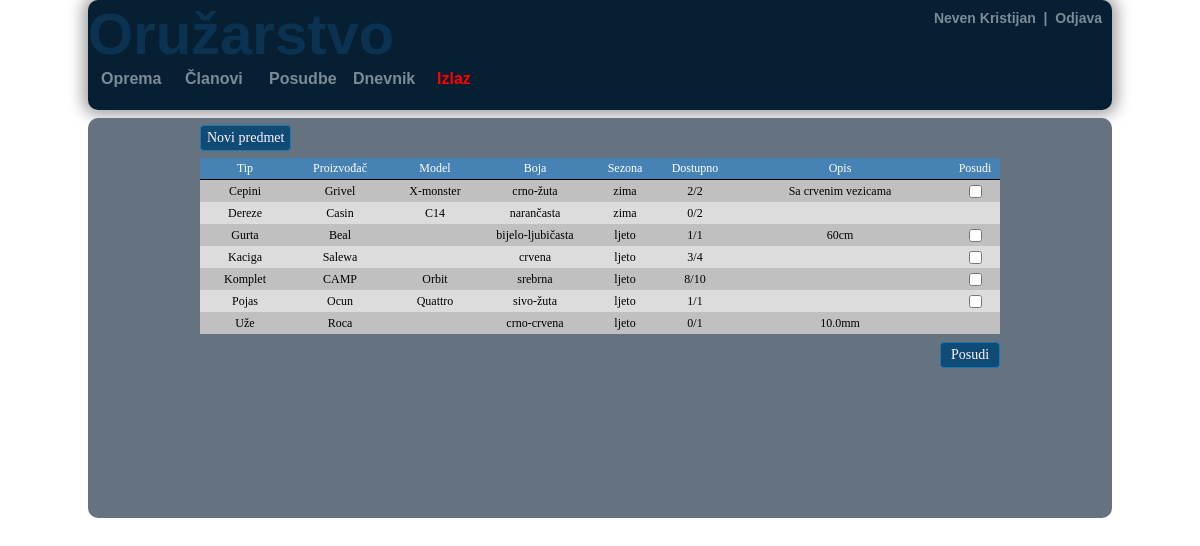
Page /items.php (signed in) on the committed database.
### tables this page shows
CREATE TABLE members(
`m_id` INT NOT NULL AUTO_INCREMENT,
`first_name` VARCHAR(100),
`last_name` VARCHAR(100),
`username` VARCHAR(100),
`password` VARCHAR(100),
`email` VARCHAR(100),
`phone_number` VARCHAR(100),
`date_created` DATETIME,
`account_active` TINYINT,
`account_admin` TINYINT,
PRIMARY KEY (m_id)
);

CREATE TABLE items(
`i_id` INT NOT NULL AUTO_INCREMENT,
`type` VARCHAR(100),
`brand` VARCHAR(100),
`model` VARCHAR(100),
`color` VARCHAR(100),
`season` VARCHAR(100),
`quantity` INT,
`available` INT,
`description` VARCHAR(100),
PRIMARY KEY (i_id)
);

### items.php (the view, shortened to what this page needs)
<?php
include 'html/administration_html_top.php';
?>
	<?php
		include 'scripts\db_con.php';
		echo "<div id=\"content-header1\">
			  <a href=\"new_item_form.php\"><input type=\"button\" class=\"button1\"value=\"Novi predmet\"></a>
			  </div>";
		$result =  mysql_query("SELECT * FROM items ORDER BY type", $con);
		echo "<table id=\"content-table\" cellspacing=\"0\">";
		echo "<tr class=\"tbl-row\"><td style=\"width:90px;\">Tip</td>
		<td style=\"width:100px;\">Proizvođač</td>
		<td style=\"width:90px;\">Model</td>
		<td style=\"width:110px;\">Boja</td>
		<td style=\"width:70px;\">Sezona</td>
		<td style=\"width:70px;\">Dostupno</td>
		<td style=\"width:220px;\">Opis</td>
		<td style=\"width:50px;\">Posudi</td></tr>";
		for($i = 0; $row = mysql_fetch_array($result); $i++){
			echo "<form action=\"lend_list.php\" method=\"post\">";
			if($i%2==0) echo "<tr class=\"row1\">";
			else echo "<tr class=\"row0\">";
			echo "<td>" . $row['type'] . "</td>";
			echo "<td>" . $row['brand'] . "</td>";
			echo "<td>" . $row['model'] . "</td>";
			echo "<td>" . $row['color'] . "</td>";
			echo "<td>" . $row['season'] . "</td>";
			echo "<td>" . $row['available'] . "/" .$row['quantity'] . "</td>";
			echo "<td>" . $row['description'] . "</td>";
			echo "<td>";
			if($row['available']>0) echo "<input type=\"checkbox\" name=\"lend-list[]\" value=\"" . $row['i_id'] ."\">";
			echo "</td></tr>";
		}
		echo "</table>";
		echo "<input class=\"submit-items\" type=\"submit\" value=\"Posudi\">";
	?>
<?php include 'html/html_bot.php';?>

### html/administration_html_top.php (shortened to what this page needs)
<html>
	<head>
	<link rel="stylesheet" type="text/css" href="armory.css">
	<?php include 'scripts/armory_utils.php'; ?>
	</head>
	<body>
		<div id="global">
		<div id="header">
			<label id="header-text">Oružarstvo</label>
			<label id="header-logout"><a href="edit_member_form.php"><?php names();?></a></label>
		<div>
			<table id="menu">
				<tr><td><a href="items.php">Oprema</a></td>
				<td><a href="members.php">Članovi</a></td>
				<td><a href="lends.php">Posudbe</a></td>
				<td><a href="log.php">Dnevnik</a></td>
				<td style="color:red"><a href="user_lends.php">Izlaz</a></td></tr>
			</table>
		</div>
		</div>
		<div id="content">
			<div id="content-center">

### scripts/armory_utils.php (shortened to what this page needs)
<?php
	function names(){
		$con = mysql_connect("localhost","root","root");
		$nameQuery = mysql_query("SELECT first_name, last_name FROM members WHERE m_id = $_SESSION[userId]", $con);
		$name = mysql_fetch_array($nameQuery);
		echo $name['first_name'] . " " . $name['last_name'] .
		"&nbsp&nbsp|&nbsp&nbsp<a href=\"scripts/logout.php\">Odjava</a>";
	}
?>

### html/html_bot.php
</div>
</div>
</div>
</body>
</html>

### armory.css (style rules this page uses)
#global { width:1024px; margin-left:auto; margin-right:auto; padding-top:-8px; }
#header { width:1024px; height:110px; margin-left:auto; margin-right:auto; margin-top:-8px; background:#071F33; border-radius: 10px; box-shadow:0px 0px 15px 5px #A0A0A0; }
#header-text { font-family:helvetica; font-size:58px; font-weight:bold; color:#0B3351; }
#header-logout { font-family:helvetica; font-size:14px; font-weight:bold; color:#788C99; float:right; position:relative; top:10px; right:10px; }
#menu { position:relative; left:10px; font-family:helvetica; font-weight:bold; color:#788C99; }
#menu td { width:80px; }
a:link { text-decoration:none;color:inherit; }
#content { height:auto; width:1024px; position:relative; top:8px; margin-left:auto; margin-right:auto; background:#64737F; border-radius: 10px; }
#content-center { height:400px; width:800px; position:relative; margin-left:auto; margin-right:auto; font-family:helvetica; font-size:10px; }
table#content-table { position:relative; }
table#content-table td { font-family:calibri; text-align:center; font-size:12px; height:22px; }
#content-header1 { position:relative; top:7px; font-size:16px; font-weight:bold; color:#788C99; height:40px; }
.tbl-row td { height:26px; text-align:center; border-bottom:1px solid black; padding:0px; background:#4682B4; color:white; }
.row0 { background-color:Gainsboro; }
.row1 { background-color:Silver; }
.submit-items { position:relative; top:8px; float:right; width:90px; height:32px; text-align:center; }
.button1 { height:26px; width:auto; min-width:60px; background:#104B75; font-family:calibri; font-size:14px; color:#FFF4FF; border-radius:4px; border:1px solid #1978B7; text-align:center; }
input[type="submit"] { height:26px; width:auto; min-width:60px; background:#104B75; font-family:calibri; font-size:14px; color:#FFF4FF; border-radius:4px; border:1px solid #1978B7; text-align:center; }

### rows in the picture
members: first_name "Neven", last_name "Kristijan"
items: type "Cepini", brand "Grivel", model "X-monster", color "crno-žuta", season "zima", available "2", quantity "2", description "Sa crvenim vezicama"
items: type "Dereze", brand "Casin", model "C14", color "narančasta", season "zima", available "0", quantity "2"
items: type "Gurta", brand "Beal", color "bijelo-ljubičasta", season "ljeto", available "1", quantity "1", description "60cm"
items: type "Kaciga", brand "Salewa", color "crvena", season "ljeto", available "3", quantity "4"
items: type "Komplet", brand "CAMP", model "Orbit", color "srebrna", season "ljeto", available "8", quantity "10"
items: type "Pojas", brand "Ocun", model "Quattro", color "sivo-žuta", season "ljeto", available "1", quantity "1"
items: type "Uže", brand "Roca", color "crno-crvena", season "ljeto", available "0", quantity "1", description "10.0mm"
